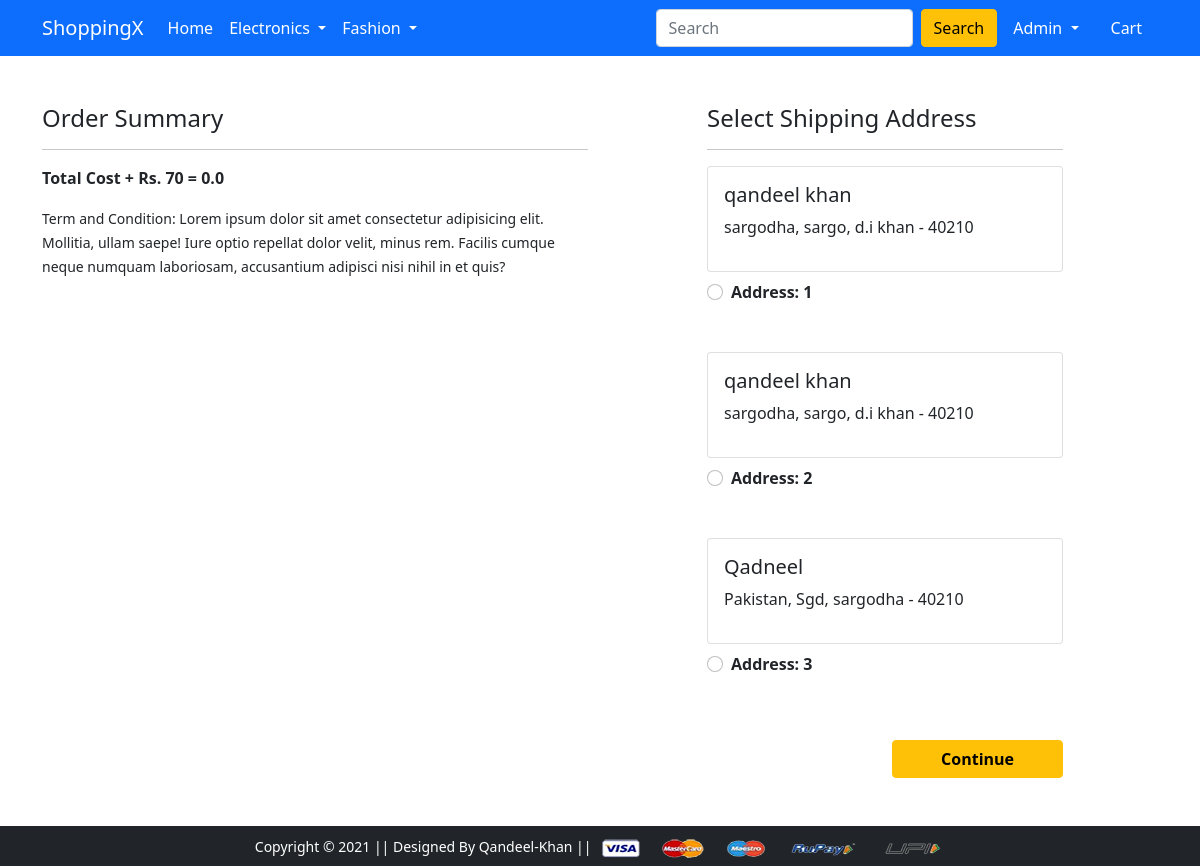
Screenshot of /checkout/ (signed in) with the database file from the repository.
### app/models.py (models this page shows, shortened)
class Customer(models.Model):
    user = models.ForeignKey(User, on_delete=models.CASCADE)
    name = models.CharField(max_length=200)
    locality = models.CharField(max_length=200)
    city = models.CharField(max_length=5)
    zipcode = models.IntegerField()
    state = models.CharField(choices=STATE_CHOICES, max_length=50)

### app/views.py (the view)
# urls.py: path('checkout/', views.checkout, name='checkout'),
@login_required
def checkout(request):
    user = request.user
    addr = Customer.objects.filter(user=user)
    cart_items = Cart.objects.filter(user=user)
    amount = 0.0
    shipping_amount = 70.0
    totalamount = 0.0
    cart_product = [p for p in Cart.objects.all() if p.user ==
                    request.user]
    if cart_product:
        for p in cart_product:
            tempamount = (p.quantity * p.product.descounted_price)
            amount += tempamount
        totalamount = amount + shipping_amount
    totalitem = 0
    if request.user.is_authenticated:
        totalitem = len(Cart.objects.filter(user=request.user))
    return render(request, 'app/checkout.html', {'addr': addr, 'totalamount': totalamount, 'cart_items': cart_items})

### app/templates/app/checkout.html (shortened to what this page needs)
{% extends 'app/base.html' %}
{% load static %}
{% block main-content %}
<div class="container">
  <div class="row mt-5">
    <div class="col-sm-6">
      <h4>Order Summary</h4>
      <hr>
      <p class="fw-bold">Total Cost + Rs. 70 = {{totalamount}}</p>
      <small>Term and Condition: Lorem ipsum dolor sit amet consectetur adipisicing elit. Mollitia, ullam saepe! Iure
        optio repellat dolor velit, minus rem. Facilis cumque neque numquam laboriosam, accusantium adipisci nisi nihil
        in et quis?</small>
    </div>
    <div class="col-sm-4 offset-sm-1">
      <h4>Select Shipping Address</h4>
      <hr>
      <form action="/paymentdone">
        {% for ad in addr %}
        <div class="card">
          <div class="card-body">
            <h5>{{ad.name}}</h5>
            <p>{{ad.locality}}, {{ad.city}}, {{ad.state}} - {{ad.zipcode}}</p>
          </div>
        </div>
        <div class="form-check mt-2 mb-5">
          <input class="form-check-input" type="radio" value="{{ ad.id }}" name="custid"
            id="custadd{{ forloop.counter }}">
          <label class="form-check-label fw-bold" for="custadd{{forloop.counter}}">
            Address: {{ forloop.counter }} </label>
        </div>
        {% endfor %}
        <div class="text-end">
          <button type="submit" class="btn btn-warning mt-3 px-5 fw-bold">Continue</button>
        </div>
      </form>
    </div>
  </div>
</div>
{% endblock main-content %}

### app/templates/app/base.html (shortened to what this page needs)
<!DOCTYPE html>
{% load static %}
<html lang="en">
<head>
  <link href="https://cdn.jsdelivr.net/npm/bootstrap@5.0.0-beta1/dist/css/bootstrap.min.css" rel="stylesheet"
 />
  <link rel="stylesheet" href="{% static 'app/css/owl.carousel.min.css' %}" />
  <link rel="stylesheet" href="{% static 'app/css/all.min.css' %}" />
  <link rel="stylesheet" href="{% static 'app/css/style.css' %}" />
</head>
<body>
  <nav class="navbar navbar-expand-lg navbar-dark bg-primary">
    <div class="container">
      <a class="navbar-brand" href="/">ShoppingX</a>
      <div class="collapse navbar-collapse" id="navbarSupportedContent">
        <ul class="navbar-nav me-auto mb-2 mb-lg-0">
          <li class="nav-item">
            <a class="nav-link active" aria-current="page" href="/">Home</a>
          </li>
          <li class="nav-item dropdown">
            <a class="nav-link dropdown-toggle text-white" href="#" id="electronicsDropdown" role="button"
              data-bs-toggle="dropdown" aria-expanded="false">
              Electronics
            </a>
          </li>
          <li class="nav-item dropdown">
            <a class="nav-link dropdown-toggle text-white" href="#" id="fashionDropdown" role="button"
              data-bs-toggle="dropdown" aria-expanded="false">
              Fashion
            </a>
          </li>
        </ul>
        <form class="d-flex">
          <input class="form-control me-2" type="search" placeholder="Search" aria-label="Search" />
          <button class="btn btn-warning" type="submit">Search</button>
        </form>
        <div>
          <ul class="navbar-nav me-auto mb-2 mb-lg-0">
            {% if request.user.is_authenticated %}
            <li class="nav-item dropdown mx-2">
              <a class="nav-link dropdown-toggle text-white" href="#" id="profileDropdown" role="button"
                data-bs-toggle="dropdown" aria-expanded="false">
                <span class="text-capitalize">{{request.user}}</span>
              </a>
            </li>
            <li class="nav-item mx-2">
              <a href="{% url 'showcart' %}" class="nav-link text-white"> Cart
              </a>
            </li>
            {% endif %}
          </ul>
        </div>
      </div>
    </div>
  </nav>
   {% block main-content %} {% endblock main-content %}
  <footer class="container-fluid bg-dark text-center p-2 mt-5">
    <small class="text-white">Copyright &copy; 2021 || Designed By Qandeel-Khan ||
    </small>
    <img src="{% static 'app/images/payment.png' %}" alt="" srcset="" class="img-fluid" height="2px" />
  </footer>
</body>
</html>

### rows the page displays
Customer: name "qandeel khan", locality "sargodha", city "sargo", state "d.i khan", zipcode "40210"
Customer: name "qandeel khan", locality "sargodha", city "sargo", state "d.i khan", zipcode "40210"
Customer: name "Qadneel", locality "Pakistan", city "Sgd", state "sargodha", zipcode "40210"

### other values shown
{{ request.user }} "Admin"
{{ totalamount }} "0.0"
